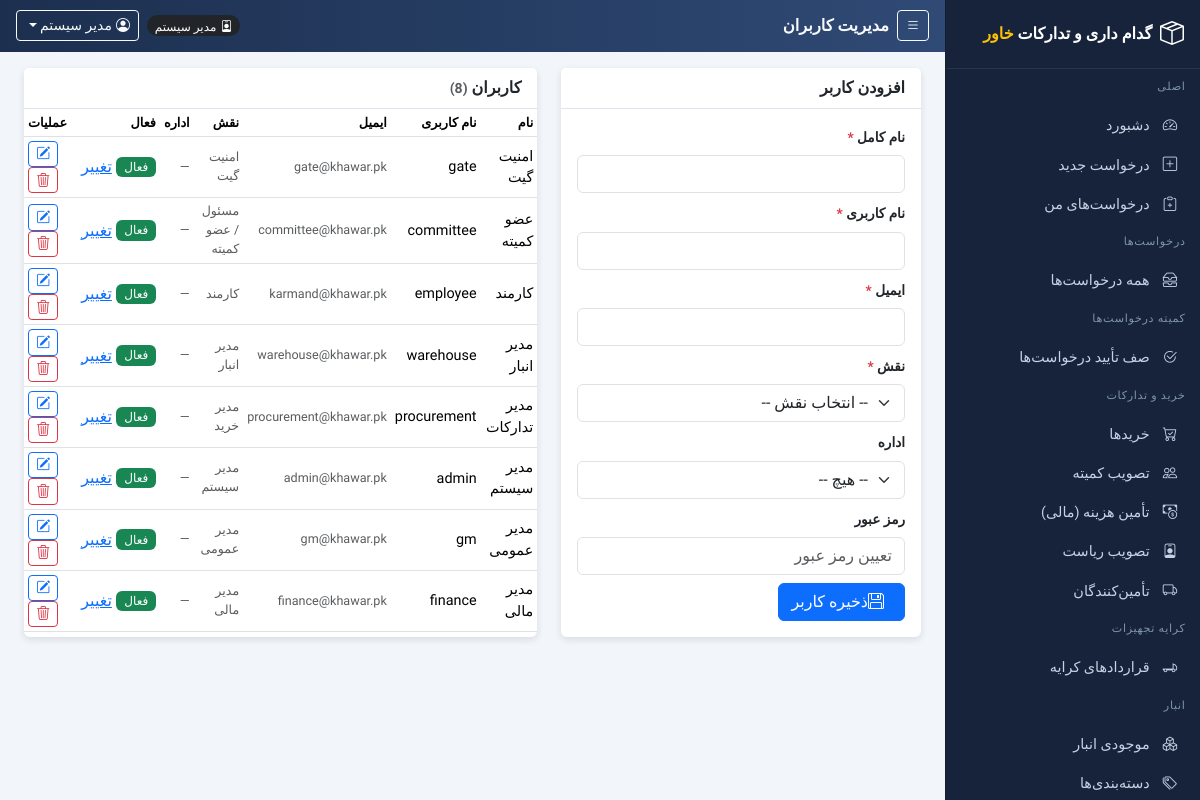
The page /admin/users.php (signed in) on the database its author committed.
### tables this page shows
CREATE TABLE `users` (
  `id` int(10) UNSIGNED NOT NULL,
  `username` varchar(50) NOT NULL,
  `password` varchar(255) NOT NULL COMMENT 'bcrypt hash (password_hash)',
  `name` varchar(100) NOT NULL,
  `role` enum('employee','procurement_manager','warehouse_manager','gate_security','committee','general_manager','finance','admin') NOT NULL DEFAULT 'employee',
  `department_id` int(10) UNSIGNED DEFAULT NULL,
  `email` varchar(120) DEFAULT NULL,
  `phone` varchar(30) DEFAULT NULL,
  `status` tinyint(1) NOT NULL DEFAULT 1,
  `created_at` timestamp NOT NULL DEFAULT current_timestamp()
);

### includes/functions.php (called while the page is built, shortened)
<?php
require_once __DIR__ . '/config.php';
function h($s)
{
    return htmlspecialchars((string)($s ?? ''), ENT_QUOTES);
}
function fetch_one($sql)
{
    global $conn;
    $r = $conn->query($sql);
    return ($r && $r->num_rows) ? $r->fetch_assoc() : null;
}
function fetch_all($sql)
{
    global $conn;
    $r = $conn->query($sql);
    if (method_exists($r, 'fetch_all')) { return $r->fetch_all(MYSQLI_ASSOC); }
    $rows = [];
    return $rows;
}
function role_label($r)
{
    $map = [
        'employee' => 'کارمند', 'procurement_manager' => 'مدیر خرید',
        'warehouse_manager' => 'مدیر انبار', 'gate_security' => 'امنیت گیت',
        'committee' => 'مسئول / عضو کمیته', 'general_manager' => 'مدیر عمومی',
        'finance' => 'مدیر مالی', 'contracting_manager' => 'مسئول امور قراردادی',
        'admin' => 'مدیر سیستم',
    ];
    return $map[$r] ?? $r;
}

### includes/auth.php (called while the page is built, shortened)
<?php
require_once __DIR__ . '/functions.php';
function current_user()
{
    $u = fetch_one(
        'SELECT u.*, d.name AS department_name ' .
        'FROM users u LEFT JOIN departments d ON d.id = u.department_id ' .
        'WHERE u.id = ' . (int)$_SESSION['user_id'] . ' AND u.status = 1'
    );
    return $u;
}
function require_login()
{
    $u = current_user();
    return $u;
}
function has_role($user, ...$roles)
{
    return $user !== null && in_array($user['role'], $roles, true);
}
function require_role(...$roles)
{
    $u = require_login();
    return $u;
}

### admin/users.php (the view, shortened to what this page needs)
<?php
require_once __DIR__ . '/../includes/auth.php';
$user = require_role('admin');
$page_title = 'مدیریت کاربران';
$edit = null;
$formUser = $edit ?? [];
$users = fetch_all("SELECT u.*, d.name dept FROM users u
                    LEFT JOIN departments d ON d.id=u.department_id
                    ORDER BY u.name");
require_once __DIR__ . '/../includes/header.php';
?>
<div class="row g-4">
  <div class="col-lg-5">
    <div class="card h-100">
      <div class="card-header"><?php echo $edit ? 'به‌روزرسانی کاربر' : 'افزودن کاربر'; ?></div>
      <div class="card-body">
        <form method="post">
          <div class="mb-2"><label class="form-label required">نام کامل</label>
            <input type="text" name="name" class="form-control" required value="<?php echo h($formUser['name'] ?? ''); ?>"></div>
          <div class="mb-2"><label class="form-label required">نام کاربری</label>
            <input type="text" name="username" class="form-control" maxlength="50" required autocomplete="username"
                   value="<?php echo h($formUser['username'] ?? ''); ?>"></div>
          <div class="mb-2"><label class="form-label required">ایمیل</label>
            <input type="email" name="email" class="form-control" required value="<?php echo h($formUser['email'] ?? ''); ?>"></div>
          <div class="mb-2"><label class="form-label required">نقش</label>
            <select name="role" class="form-select" required>
              <option value="">-- انتخاب نقش --</option>
            </select></div>
          <div class="mb-2"><label class="form-label">اداره</label>
            <select name="department_id" class="form-select">
              <option value="0">-- هیچ --</option>
            </select></div>
          <div class="mb-2"><label class="form-label">رمز عبور</label>
            <input type="password" name="password" class="form-control" autocomplete="new-password" placeholder="<?php echo $edit ? 'خالی بگذارید تا حفظ شود' : 'تعیین رمز عبور'; ?>" <?php echo $edit ? '' : 'required'; ?>>
            <div class="form-text"><?php echo $edit ? 'خالی بگذارید تا رمز عبور فعلی حفظ شود.' : ''; ?></div></div>
          <button class="btn btn-primary" type="submit"><i class="bi bi-floppy me-2"></i>ذخیره کاربر</button>
        </form>
      </div>
    </div>
  </div>
  <div class="col-lg-7">
    <div class="card h-100">
      <div class="card-header">کاربران <span class="text-muted small">(<?php echo count($users); ?>)</span></div>
      <div class="table-responsive">
        <table class="table table-sm align-middle mb-0">
          <thead><tr><th>نام</th><th>نام کاربری</th><th>ایمیل</th><th>نقش</th><th>اداره</th><th>فعال</th><th class="text-end">عملیات</th></tr></thead>
          <tbody>
          <?php foreach ($users as $u): ?>
            <tr>
              <td><?php echo h($u['name']); ?></td>
              <td><?php echo h($u['username']); ?></td>
              <td class="text-muted small"><?php echo h($u['email']); ?></td>
              <td class="text-muted small"><?php echo role_label($u['role']); ?></td>
              <td class="text-muted small"><?php echo h($u['dept'] ?? '—'); ?></td>
              <td class="text-nowrap">
                <span class="badge text-bg-<?php echo $u['status'] ? 'success' : 'secondary'; ?>">
                  <?php echo $u['status'] ? 'فعال' : 'غیرفعال'; ?></span>
                <form method="post" class="d-inline" onsubmit="return confirm('تغییر وضعیت برای <?php echo h($u['name']); ?>؟');">
                  <button class="btn btn-xs btn-link p-0 ms-1" type="submit">تغییر</button>
                </form>
              </td>
              <td class="table-actions text-end">
                <a class="btn btn-sm btn-outline-primary" href="?id=<?php echo $u['id']; ?>"><i class="bi bi-pencil-square"></i></a>
                <form method="post" class="d-inline" onsubmit="return confirm('حذف کاربر <?php echo h($u['name']); ?>؟');">
                  <button class="btn btn-sm btn-outline-danger" type="submit"><i class="bi bi-trash3"></i></button>
                </form>
              </td>
            </tr>
          <?php endforeach; ?>
          </tbody>
        </table>
      </div>
    </div>
  </div>
</div>
<?php require_once __DIR__ . '/../includes/footer.php'; ?>

### includes/header.php (shortened to what this page needs)
<?php
require_once __DIR__ . '/auth.php';
$me = $user ?? current_user();
$page_title = $page_title ?? 'Dashboard';
$base = BASE_URL;
?>
<!DOCTYPE html>
<html lang="fa" dir="rtl">
<head>
<link rel="stylesheet" href="https://cdn.jsdelivr.net/npm/bootstrap@5.3.3/dist/css/bootstrap.min.css">
<link rel="stylesheet" href="https://cdn.jsdelivr.net/npm/bootstrap-icons@1.11.3/font/bootstrap-icons.min.css">
<link rel="stylesheet" href="<?php echo $base; ?>/assets/css/style.css">
</head>
<body class="app-rtl">
<div class="app-shell">
  <div class="app-main">
    <header class="app-topbar">
      <div class="d-flex align-items-center text-light gap-2">
        <button class="btn btn-sm btn-outline-light" type="button" onclick="toggleSidebar()"><i class="bi bi-list"></i></button>
        <div class="topbar-title"><?php echo h($page_title); ?></div>
      </div>
      <div class="d-flex align-items-center text-light gap-2">
        <span class="badge text-bg-dark rounded-pill"><i class="bi bi-person-badge ms-1"></i><?php echo h(role_label($me['role'])); ?></span>
        <div class="dropdown">
          <button class="btn btn-sm btn-outline-light dropdown-toggle" type="button" data-bs-toggle="dropdown" aria-expanded="false">
            <i class="bi bi-person-circle ms-1"></i><?php echo h($me['name']); ?>
          </button>
        </div>
      </div>
    </header>
    <main class="app-content container-fluid px-3 px-xl-4 pt-3">

### assets/css/style.css (style rules this page uses)
:root { --pwms-sidebar-bg: #16233a; --pwms-topbar-bg: linear-gradient(90deg, #1c2f4f, #2f4a75); --pwms-content-bg: #f2f5f9; --pwms-accent: #e9a13c; }
body, .form-control, .form-select, .btn, .table, .dropdown-menu, .alert, input, select, textarea, button, .nav-link, .card-header, .card-body { font-family: 'Vazirmatn', 'Segoe UI', Tahoma, Arial, sans-serif; }
[dir="rtl"] .ms-1 { margin-left: .25rem !important; margin-right: 0 !important; }
[dir="rtl"] .me-2 { margin-right: .5rem !important; margin-left: 0 !important; }
[dir="rtl"] .text-end { text-align: left !important; }
.app-shell { display: flex; min-height: 100vh; }
.app-main { flex: 1 1 auto; min-width: 0; background: var(--pwms-content-bg); order: 1; }
.app-topbar { background: var(--pwms-topbar-bg); color: #fff; position: sticky; top: 0; z-index: 1030; display: flex; align-items: center; gap: 1rem; padding: .65rem 1rem; justify-content: space-between; direction: rtl; flex-direction: row; }
.topbar-title { font-size: 1.02rem; font-weight: 600; }
.app-content { min-height: calc(100vh - 55px); }
.card { border: 0; box-shadow: 0 .15rem .45rem rgba(28,45,75,.12); }
.card .card-header { font-weight: 600; background: #fff; border-bottom: 1px solid #dee5ec; }
.table { --bs-table-hover-bg: #eef2f7; font-size: .9rem; }
.table th { white-space: nowrap; }
.table-sm th { font-size: .8rem; }
.table-actions .btn { padding: .1rem .45rem; }
.form-label { font-weight: 600; font-size: .85rem; }
.required::after { content: ' *'; color: #dc3545; }
.badge { font-weight: 500; font-size: .75rem; }

### rows shown on the page
users: role "مدیر سیستم", name "مدیر سیستم", username "admin", email "admin@khawar.pk", dept "—", status "فعال"
users: name "امنیت گیت", username "gate", email "gate@khawar.pk", role "امنیت گیت", dept "—", status "فعال"
users: name "عضو کمیته", username "committee", email "committee@khawar.pk", role "مسئول / عضو کمیته", dept "—", status "فعال"
users: name "کارمند", username "employee", email "karmand@khawar.pk", role "کارمند", dept "—", status "فعال"
users: name "مدیر انبار", username "warehouse", email "warehouse@khawar.pk", role "مدیر انبار", dept "—", status "فعال"
users: name "مدیر تدارکات", username "procurement", email "procurement@khawar.pk", role "مدیر خرید", dept "—", status "فعال"
users: name "مدیر عمومی", username "gm", email "gm@khawar.pk", role "مدیر عمومی", dept "—", status "فعال"
users: name "مدیر مالی", username "finance", email "finance@khawar.pk", role "مدیر مالی", dept "—", status "فعال"

### other values the page prints
$page_title "مدیریت کاربران"
count($users) "8"
